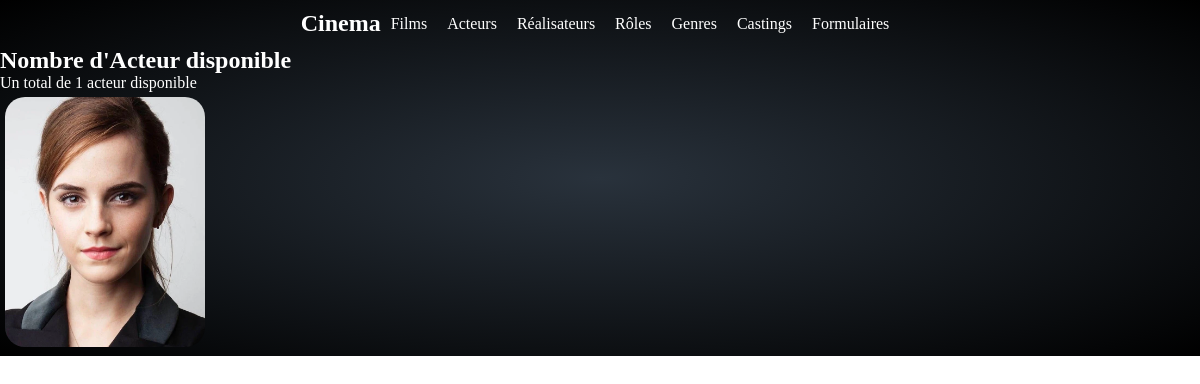
The app's page /index.php?action=listActeurs, older data.
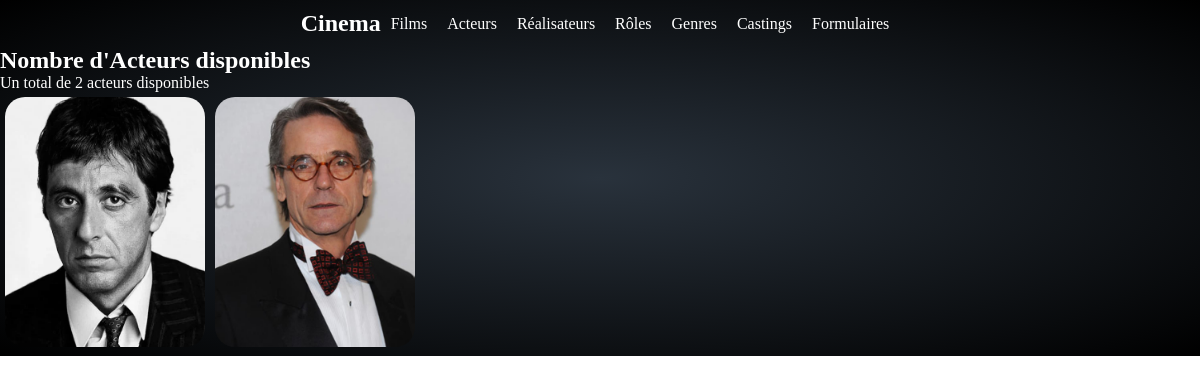
The same page, newer data.
### tables this page shows
CREATE TABLE IF NOT EXISTS `acteur` (
  `id_acteur` int NOT NULL AUTO_INCREMENT,
  `path_img_acteur` longtext,
  `biographie` longtext,
  `id_personne` int DEFAULT NULL,
  PRIMARY KEY (`id_acteur`) USING BTREE,
  KEY `id_personne` (`id_personne`),
  CONSTRAINT `FK_acteur_personne` FOREIGN KEY (`id_personne`) REFERENCES `personne` (`id_personne`)
);

### controller/ActeursController.php (called while the page is built, shortened)
<?php
class ActeursController {
    public function listActeurs() {
        $pdo = Connect::Connexion();
        $query = "
            SELECT prenom, nom, sexe, DATE_FORMAT(birthdate, '%d-%m-%Y') AS birthdate, id_acteur, path_img_acteur
            FROM acteur a
            INNER JOIN personne on personne.id_personne = a.id_personne
        ";
        $request = $pdo->query($query);
        require "view/acteur/listActeurs.php";
    }
}

### view/acteur/listActeurs.php (the view, shortened to what this page needs)
<?php $liste = "<span class='acteur-count'>Nombre d'Acteur".($request->rowCount() > 1 ? "s" : "")." disponible".($request->rowCount() > 1 ? "s" : "")."</span>"; ?>
<p class="row-count-list acteur-count"> Un total de <?= $request->rowCount() ?> acteur<?= ($request->rowCount() > 1) ? "s" : "" ?> disponible<?= ($request->rowCount() > 1) ? "s" : "" ?></p>
<div class="acteur-card-list">
    <?php foreach ($request->fetchAll() as $acteur): ?>
        <a href="index.php?action=infosActeur&id=<?= $acteur["id_acteur"] ?>">
            <div class="acteur-card">
                <?php
                $imagePath = "public/images/imgActeurs/";
                $imageFilename = $acteur["path_img_acteur"];
                $imageUrl = $imagePath . $imageFilename;
                ?>
                <img class="image-acteur" src="<?= $imageUrl ?>" alt="affiche de l'acteur <?= ucfirst($acteur["nom"]) . " " . ucfirst($acteur["prenom"]) ?>">
            </div>
        </a>
    <?php endforeach;?>
</div>
<?php
$cssLink ='<link rel="stylesheet" href="public/css/acteur/listActeurs.css">';
require "view/template.php";
?>

Row changes from the older to the newer data that the page shows:
removed acteur: path_img_acteur (picture)
added acteur: path_img_acteur (picture)
added acteur: path_img_acteur (picture)
Text that changed along with them:
$request->rowCount(): "1" → "2"
text now shown: "s s s s"
